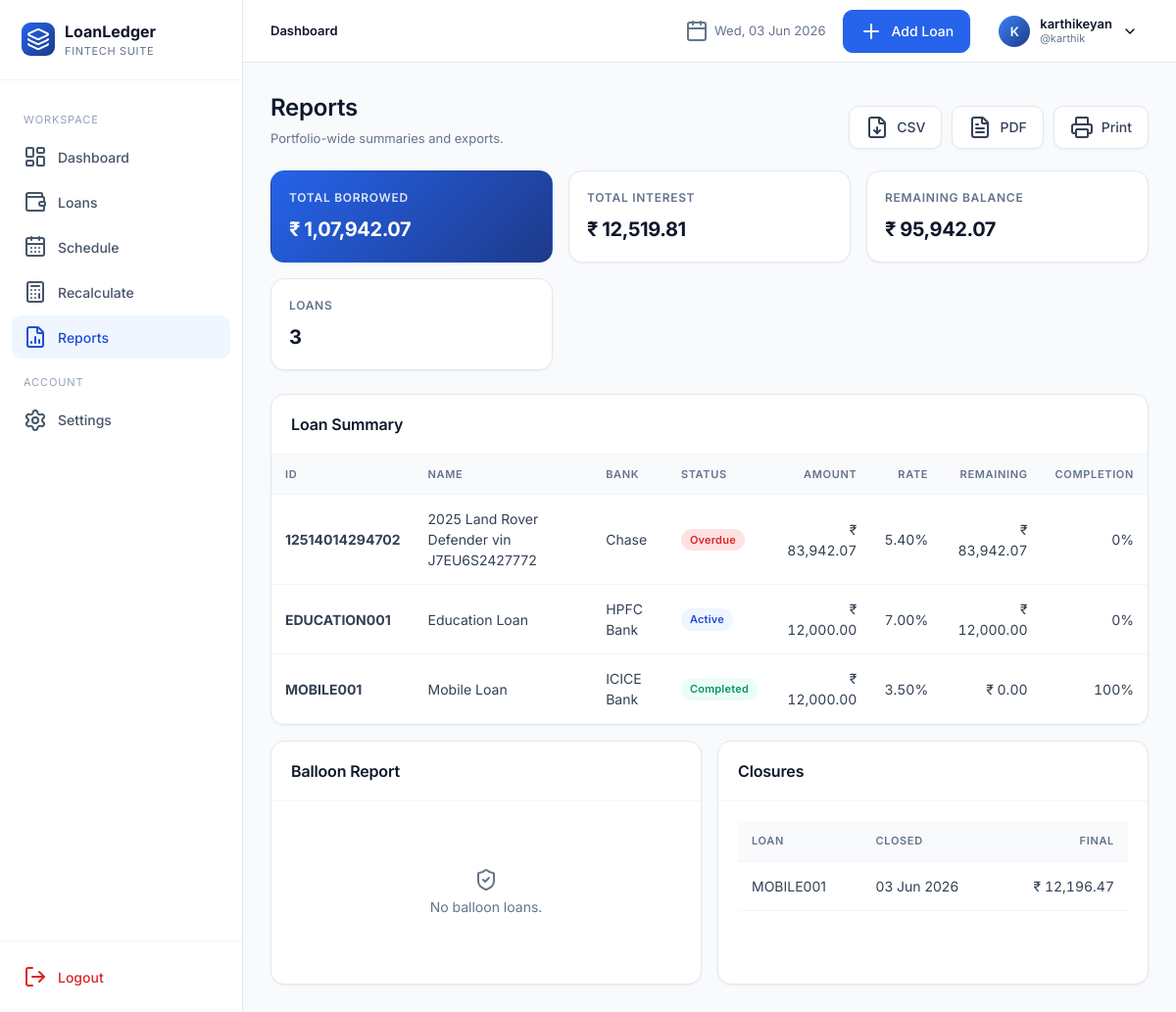
Before: /reports/ (signed in) with the older database file.
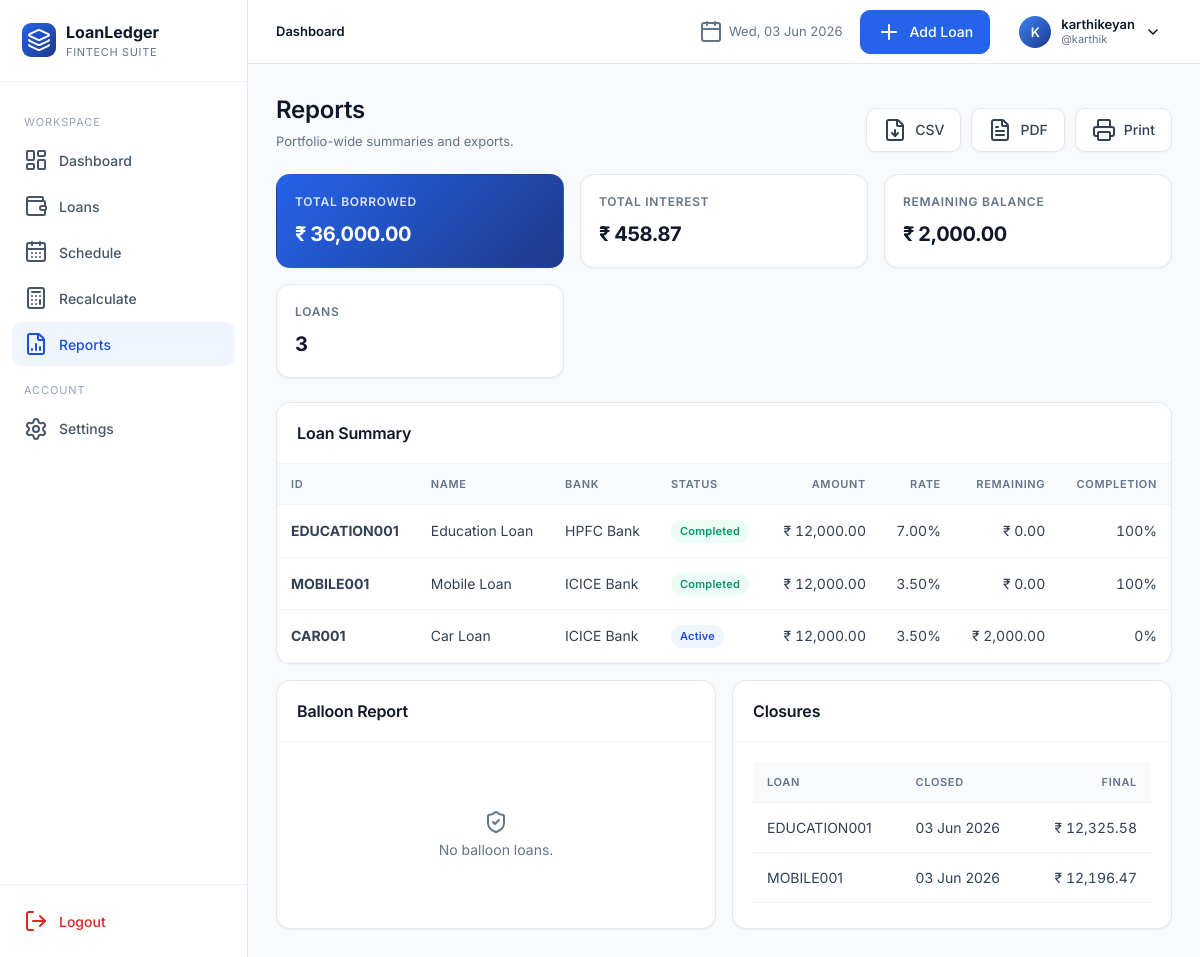
After: the same page with the newer database file.
### app/models.py (models this page shows, shortened)
class User(UserMixin, db.Model):
    __tablename__ = "users"
    id = db.Column(db.Integer, primary_key=True)
    full_name = db.Column(db.String(120), nullable=False)
    username = db.Column(db.String(64), unique=True, nullable=False, index=True)
    email = db.Column(db.String(160), unique=True, nullable=False, index=True)
    password_hash = db.Column(db.String(256), nullable=False)
    preferred_currency = db.Column(db.String(8), default="INR")
    preferred_date_format = db.Column(db.String(20), default="%d %b %Y")
    created_at = db.Column(db.DateTime, default=datetime.utcnow)
    loans = db.relationship("Loan", backref="owner", lazy="dynamic", cascade="all, delete-orphan")

class Loan(db.Model):
    __tablename__ = "loans"
    id = db.Column(db.Integer, primary_key=True)
    user_id = db.Column(db.Integer, db.ForeignKey("users.id"), nullable=False, index=True)
    loan_id = db.Column(db.String(40), nullable=False, index=True)  # manual unique per user
    loan_name = db.Column(db.String(120), nullable=False)
    loan_category = db.Column(db.String(50), nullable=False, default="Personal")
    bank_name = db.Column(db.String(120), nullable=False)
    loan_amount = db.Column(db.Float, nullable=False)
    interest_rate = db.Column(db.Float, nullable=False)  # annual %
    down_payment = db.Column(db.Float, default=0)
    custom_emi = db.Column(db.Float, nullable=True)
    start_date = db.Column(db.Date, nullable=False)
    tenure_months = db.Column(db.Integer, nullable=False)
    loan_status = db.Column(db.String(20), default="Active", index=True)
    remaining_balance = db.Column(db.Float, default=0)
    completion_percentage = db.Column(db.Float, default=0)
    is_archived = db.Column(db.Boolean, default=False, index=True)
    balloon_date = db.Column(db.Date, nullable=True)
    balloon_amount = db.Column(db.Float, nullable=True)
    notes = db.Column(db.Text)
    closed_at = db.Column(db.DateTime, nullable=True)
    final_amount = db.Column(db.Float, nullable=True)
    closure_notes = db.Column(db.Text, nullable=True)
    created_at = db.Column(db.DateTime, default=datetime.utcnow)
    updated_at = db.Column(db.DateTime, default=datetime.utcnow, onupdate=datetime.utcnow)
    schedules = db.relationship("Schedule", backref="loan", lazy="dynamic",
                                cascade="all, delete-orphan", order_by="Schedule.month_index")
    __table_args__ = (db.UniqueConstraint("user_id", "loan_id", name="uq_user_loanid"),)

### app/blueprints/reports.py (the view)
@reports_bp.route("/")
@login_required
def index():
    loans = current_user.loans.filter_by(is_archived=False).all()
    total_borrowed = sum(l.loan_amount for l in loans)
    total_remaining = sum(l.remaining_balance for l in loans)
    total_interest = sum(s.interest for l in loans for s in l.schedules)
    balloons = [l for l in loans if l.balloon_date]
    closures = [l for l in loans if l.loan_status == "Completed"]
    return render_template("reports/index.html", loans=loans,
                           total_borrowed=total_borrowed, total_remaining=total_remaining,
                           total_interest=total_interest, balloons=balloons, closures=closures)

### app/utils.py (called while the page is built)
def format_date(d, fmt=None):
    if not d:
        return "-"
    if fmt is None and current_user and current_user.is_authenticated:
        fmt = current_user.preferred_date_format or "%d %b %Y"
    fmt = fmt or "%d %b %Y"
    try:
        return d.strftime(fmt)
    except Exception:
        return str(d)

### app/templates/reports/index.html (shortened to what this page needs)
{% extends "base.html" %}
{% block content %}
<div class="page-header">
  <div class="title-block"><h1>Reports</h1><div class="sub">Portfolio-wide summaries and exports.</div></div>
  <div class="actions">
    <a href="{{ url_for('reports.export_csv') }}" class="btn secondary"><i data-lucide="file-down"></i> CSV</a>
    <a href="{{ url_for('reports.export_pdf') }}" class="btn secondary"><i data-lucide="file-text"></i> PDF</a>
    <a href="{{ url_for('reports.print_view') }}" class="btn secondary" target="_blank"><i data-lucide="printer"></i> Print</a>
  </div>
</div>
<div class="kpi-grid">
  <div class="kpi accent"><div class="label">Total Borrowed</div><div class="value">{{ total_borrowed|money }}</div></div>
  <div class="kpi"><div class="label">Total Interest</div><div class="value">{{ total_interest|money }}</div></div>
  <div class="kpi"><div class="label">Remaining Balance</div><div class="value">{{ total_remaining|money }}</div></div>
  <div class="kpi"><div class="label">Loans</div><div class="value">{{ loans|length }}</div></div>
</div>
<div class="card" style="margin-bottom:16px">
  <div class="card-header"><h3>Loan Summary</h3></div>
  <div class="table-wrap">
    <table class="tbl">
      <thead><tr><th>ID</th><th>Name</th><th>Bank</th><th>Status</th><th class="num">Amount</th><th class="num">Rate</th><th class="num">Remaining</th><th class="num">Completion</th></tr></thead>
      <tbody>{% for l in loans %}
        <tr><td><strong>{{ l.loan_id }}</strong></td><td>{{ l.loan_name }}</td><td>{{ l.bank_name }}</td>
            <td><span class="badge {{ l.loan_status.replace(' ','') }}">{{ l.loan_status }}</span></td>
            <td class="num">{{ l.loan_amount|money }}</td><td class="num">{{ '%.2f'|format(l.interest_rate) }}%</td>
            <td class="num">{{ l.remaining_balance|money }}</td><td class="num">{{ '%.0f'|format(l.completion_percentage) }}%</td></tr>
      {% endfor %}</tbody>
    </table>
  </div>
</div>
<div class="grid grid-2">
  <div class="card">
    <div class="card-header"><h3>Balloon Report</h3></div>
    <div class="card-body">
      {% if balloons %}
      <table class="tbl"><thead><tr><th>Loan</th><th>Date</th><th class="num">Amount</th></tr></thead>
      <tbody>{% for l in balloons %}<tr><td>{{ l.loan_id }}</td><td>{{ l.balloon_date|fdate }}</td><td class="num">{{ l.balloon_amount|money }}</td></tr>{% endfor %}</tbody></table>
      {% else %}<div class="empty"><i data-lucide="shield-check"></i><p>No balloon loans.</p></div>{% endif %}
    </div>
  </div>
  <div class="card">
    <div class="card-header"><h3>Closures</h3></div>
    <div class="card-body">
      {% if closures %}
      <table class="tbl"><thead><tr><th>Loan</th><th>Closed</th><th class="num">Final</th></tr></thead>
      <tbody>{% for l in closures %}<tr><td>{{ l.loan_id }}</td><td>{{ l.closed_at|fdate }}</td><td class="num">{{ l.final_amount|money }}</td></tr>{% endfor %}</tbody></table>
      {% else %}<div class="empty"><i data-lucide="check"></i><p>No closed loans yet.</p></div>{% endif %}
    </div>
  </div>
</div>
{% endblock %}

### app/templates/_topnav.html (shortened to what this page needs)
<header class="topnav">
  <div class="crumbs">
    {% block crumbs %}<strong>Dashboard</strong>{% endblock %}
  </div>
  <div class="date"><i data-lucide="calendar"></i> {{ now.strftime('%a, %d %b %Y') }}</div>
  {% if request.endpoint and not request.endpoint.startswith('settings.') %}
    <a href="{{ url_for('loans.add') }}" class="btn"><i data-lucide="plus"></i> Add Loan</a>
  {% endif %}
  <div class="profile">
    <button class="profile-btn">
      <div class="avatar">{{ current_user.full_name[:1]|upper }}</div>
      <div style="text-align:left;line-height:1.2">
        <div style="font-weight:600;font-size:13px;color:var(--slate-900)">{{ current_user.full_name }}</div>
        <div style="font-size:11px;color:var(--slate-500)">@{{ current_user.username }}</div>
      </div>
      <i data-lucide="chevron-down" style="width:16px;height:16px"></i>
    </button>
  </div>
</header>

Changed rows visible on the page:
removed Loan: loan_id "12514014294702", loan_name "2025 Land Rover Defender vin J7EU6S2427772", bank_name "Chase", loan_status "Overdue", loan_amount "₹ 83,942.07", interest_rate "5.40", remaining_balance "₹ 83,942.07", completion_percentage "0", shown under "Loan Summary"
computed for User "karthikeyan": preferred_currency "₹ 1,07,942.07" → "₹ 36,000.00"; preferred_currency "₹ 12,519.81" → "₹ 458.87"; preferred_currency "₹ 95,942.07" → "₹ 2,000.00"
now on one of the page's lists (row edited): Loan: loan_id "EDUCATION001", closed_at|fdate "03 Jun 2026", final_amount "₹ 12,325.58"
changed Loan "EDUCATION001": loan_status "Active" → "Completed"; remaining_balance "₹ 12,000.00" → "₹ 0.00"; completion_percentage "0" → "100"
added Loan: loan_id "CAR001", loan_name "Car Loan", bank_name "ICICE Bank", loan_status "Active", loan_amount "₹ 12,000.00", interest_rate "3.50", remaining_balance "₹ 2,000.00", completion_percentage "0", shown under "Loan Summary"
